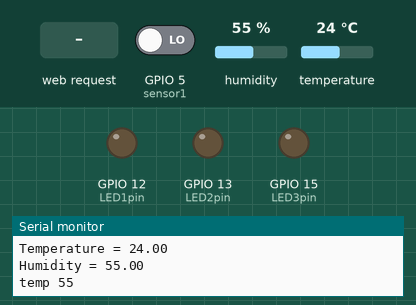
The sketch below on a simulated ESP8266 (NodeMCU). Shown: output pins drawn as LEDs (lit = HIGH), the last lines printed to the serial monitor. The inputs (shaded band) are chosen by the test bench; at power-on: GPIO 5 (sensor1) LOW, humidity 55 %, temperature 24 °C.

Above: at 1.3 s.
1.4 s: HTTP request GET /led3on received
At 3.2 s:
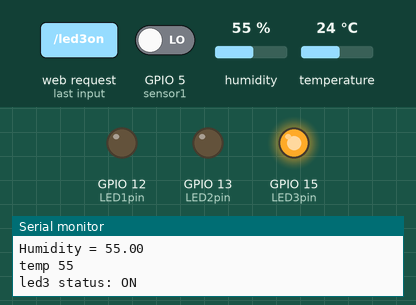
3.6 s: HTTP request GET /led1on received
At 4.7 s:
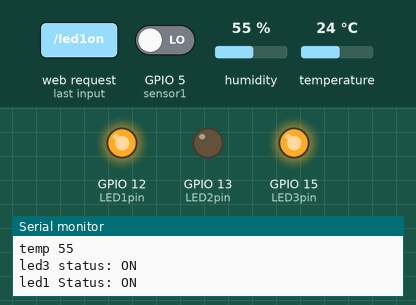
5.6 s: HTTP request GET /led2on received
At 7.3 s:
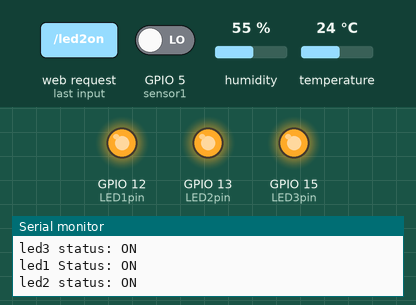
7.6 s: HTTP request GET /led1off received
At 9.0 s:
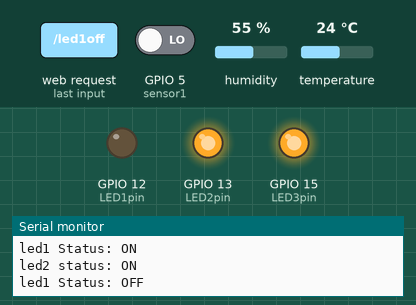
9.6 s: HTTP request GET /led2off received
At 10.6 s:
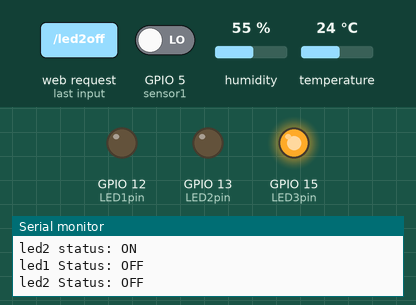
Timing chart, 0 to 12.6 s (numbered marks = the images above; inputs shaded):
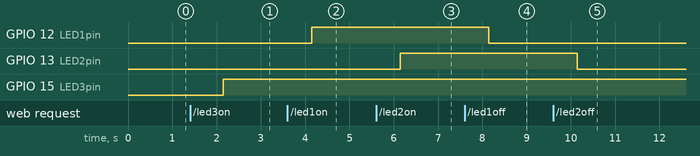

Measured:
- after the input at 1.4 s, GPIO 15 (LED3pin): LOW → HIGH after 0.75 s
- after the input at 3.6 s, GPIO 12 (LED1pin): LOW → HIGH after 0.55 s
- after the input at 5.6 s, GPIO 13 (LED2pin): LOW → HIGH after 0.55 s
- after the input at 7.6 s, GPIO 12 (LED1pin): HIGH → LOW after 0.55 s
- after the input at 9.6 s, GPIO 13 (LED2pin): HIGH → LOW after 0.55 s

The sketch:

code_final.ino
```cpp
#include <dht.h>
dht DHT;
#define DHT11_PIN 2  //// connect to d4
#include <ESP8266WiFi.h>
#include <ESP8266WebServer.h>

/* Put your SSID & Password */
const char* ssid = "NodeMCU";  // Enter SSID here
const char* password = "12345678";  //Enter Password here

/* Put IP Address details */
IPAddress local_ip(192,168,1,1);
IPAddress gateway(192,168,1,1);
IPAddress subnet(255,255,255,0);

ESP8266WebServer server(80);

uint8_t LED1pin = 12;
bool LED1status = LOW;

uint8_t LED2pin = 13;
bool LED2status = LOW;

uint8_t LED3pin = 15;
bool LED3status = LOW;
int led1=12; //D5Connect the short leg of the LED (the negative leg, called the cathode) to the GND
int led2=13;//D6
int led3=14;//D7
int temp,hum;
int Status = 4;  // Digital pin D2 ie the led positive
int sensor1 = 5;  // Digital pin D1 the middle pin ie the output of the PIR sensor


void setup() {
  Serial.begin(115200);
  pinMode(LED1pin, OUTPUT);
  pinMode(LED2pin, OUTPUT);
  pinMode(LED3pin, OUTPUT);

  WiFi.softAP(ssid, password);
  WiFi.softAPConfig(local_ip, gateway, subnet);
  delay(100);

  server.on("/", handle_OnConnect);
  server.on("/led1on", handle_led1on);
  server.on("/led1off", handle_led1off);
  server.on("/led2on", handle_led2on);
  server.on("/led2off", handle_led2off);
   server.on("/led3on", handle_led3on);
  server.on("/led3off", handle_led3off);
  server.onNotFound(handle_NotFound);

  server.begin();
  Serial.println("HTTP server started");
}
void loop() {
  server.handleClient();

  if(LED3status){
  if(LED1status)
  {digitalWrite(LED1pin, HIGH);}
  else
  {digitalWrite(LED1pin, LOW);}

  if(LED2status)
  {digitalWrite(LED2pin, HIGH);}
  else
  {digitalWrite(LED2pin, LOW);}
   if(LED3status)
  {digitalWrite(LED3pin, HIGH);}
  else
  {digitalWrite(LED3pin, LOW);}
  long state = digitalRead(sensor1);
    if(state == HIGH) {
      digitalWrite (Status, LOW);
      //Serial.println("Motion detected!");
     delay(1000);
    }
    else {
      digitalWrite (Status, HIGH);
      //Serial.println("Motion absent!");
     delay(1000);
      }
}

else{
    // put your main code here, to run repeatedly:
int chk = DHT.read11(DHT11_PIN);
  //temp= DHT.temperature;
  temp=DHT.humidity;
  Serial.print("Temperature = ");
  Serial.println(DHT.temperature);
  Serial.print("Humidity = ");
  Serial.println(DHT.humidity);
  Serial.print("temp ");
  Serial.println(temp);
  delay(1000);


  if((temp>=70)&&(temp<75))
    {
  digitalWrite(led1, LOW);
  digitalWrite(led2,HIGH) ;
  digitalWrite(led3,HIGH) ;
 // delay(5000);
    }
else if((temp>=75)&&(temp<80))
{
  digitalWrite(led2,LOW) ;
  digitalWrite(led1,HIGH) ;
  digitalWrite(led3,HIGH) ;
 // delay(5000);
}
 else if(temp>80)
 {
  digitalWrite(led1, LOW);
  digitalWrite(led2,HIGH) ;
  digitalWrite(led3,HIGH) ;

 // delay(5000);
 }
}
}
void handle_OnConnect() {
  LED1status = LOW;
  LED2status = LOW;
  LED3status = LOW;

  Serial.println("led1 Status: OFF | led2 Status: OFF |led3 Status: OFF");
  server.send(200, "text/html", SendHTML(LED1status,LED2status,LED3status));
}

void handle_led1on() {
  LED1status = HIGH;
  Serial.println("led1 Status: ON");
  server.send(200, "text/html", SendHTML(true,LED2status,LED3status));
}

void handle_led1off() {
  LED1status = LOW;
  Serial.println("led1 Status: OFF");
  server.send(200, "text/html", SendHTML(false,LED2status,LED3status));
}

void handle_led2on() {
  LED2status = HIGH;
  Serial.println("led2 status: ON");
  server.send(200, "text/html", SendHTML(LED1status,true,LED3status));
}

void handle_led2off() {
  LED2status = LOW;
  Serial.println("led2 Status: OFF");
  server.send(200, "text/html", SendHTML(LED1status,false,LED3status));
}


void handle_led3on() {
  LED3status = HIGH;
  Serial.println("led3 status: ON");
  server.send(200, "text/html", SendHTML(LED1status,LED2status,true));
}

void handle_led3off() {
  LED3status = LOW;
  Serial.println("led3 Status: OFF");
  server.send(200, "text/html", SendHTML(LED1status,LED2status,false));
}
void handle_NotFound(){
  server.send(404, "text/plain", "Not found");
  long state = digitalRead(sensor1);
    if(state == HIGH) {
      digitalWrite (Status, LOW);
      //Serial.println("Motion detected!");
     delay(1000);
    }
    else {
      digitalWrite (Status, HIGH);
      //Serial.println("Motion absent!");
     delay(1000);
      }
}

String SendHTML(uint8_t led1stat,uint8_t led2stat,uint8_t led3stat){
  String ptr = "<!DOCTYPE html> <html>\n";
  ptr +="<head><meta name=\"viewport\" content=\"width=device-width, initial-scale=1.0, user-scalable=no\">\n";
  ptr +="<title>LED Control</title>\n";
  ptr +="<style>html { font-family: Helvetica; display: inline-block; margin: 0px auto; text-align: center;}\n";
  ptr +="body{margin-top: 50px;} h1 {color: #444444;margin: 50px auto 30px;} h3 {color: #444444;margin-bottom: 50px;}\n";
  ptr +=".button {display: block;width: 80px;background-color: #1abc9c;border: none;color: white;padding: 13px 30px;text-decoration: none;font-size: 25px;margin: 0px auto 35px;cursor: pointer;border-radius: 4px;}\n";
  ptr +=".button-on {background-color: #1abc9c;}\n";
  ptr +=".button-on:active {background-color: #16a085;}\n";
  ptr +=".button-off {background-color: #34495e;}\n";
  ptr +=".button-off:active {background-color: #2c3e50;}\n";
  ptr +="p {font-size: 14px;color: #888;margin-bottom: 10px;}\n";
  ptr +="</style>\n";
  ptr +="</head>\n";
  ptr +="<body>\n";
  ptr +="<h1>SMART ROOM</h1>\n";
  ptr +="<h3>Fan Speed Control</h3>\n";

   if(led1stat)
  {ptr +="<p>L1 Status: OFF</p><a class=\"button button-off\" href=\"/led1off\">ON</a>\n";}
  else
  {ptr +="<p>L1 Status: ON</p><a class=\"button button-on\" href=\"/led1on\">OFF</a>\n";}

  if(led2stat)
  {ptr +="<p>L2 Status: OFF</p><a class=\"button button-off\" href=\"/led2off\">ON</a>\n";}
  else
  {ptr +="<p>L2 Status: ON</p><a class=\"button button-on\" href=\"/led2on\">OFF</a>\n";}
  ptr +="<h3>MANUAL SELECTION</h3>\n";
   if(led3stat)
  {ptr +="<p>manual: ON</p><a class=\"button button-off\" href=\"/led3off\">OFF</a>\n";}
  else
  {ptr +="<p>manual: OFF</p><a class=\"button button-on\" href=\"/led3on\">ON</a>\n";}
  ptr +="<h3>HIGH   L1 ON, L2 ON </h3>\n";
  ptr +="<h3>MEDUIM L1 OFF L2 ON</h3>\n";
  ptr +="<h3>LOW    L1 ON  L2 OFF</h3>\n";
  ptr +="</body>\n";
  ptr +="</html>\n";
  return ptr;
}
```
